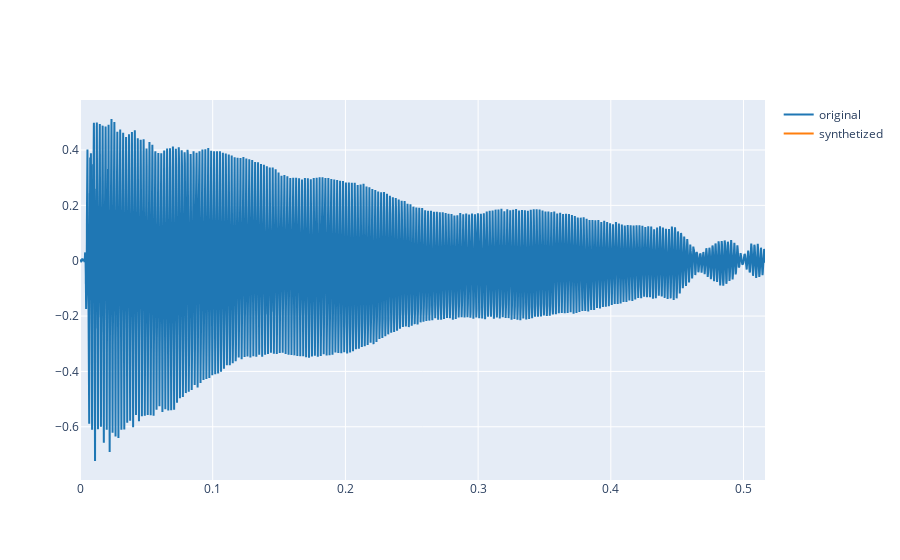

Here is the notebook cell this chart was saved with:
### Markdown cell above
2.6 Call the function `synthetize_with_bpf` to get the synthesized signal and **listen to it**.

Note that now you can increase the number of harmonics $K$ as you want because we are not manually measuring the weights of each harmonic.

### Code cell
from IPython.display import Audio
ref,fs = load_audio("sis1_group4ukelele.wav")
f0 = 457.12
phi = 3*np.pi/2
y_bpf = synthetize_with_bpf(ref, f0, phi, 15, fs)
plot_signals([ref, y_bpf], fs, t_start=0, t_end=1, name=['original', 'synthetized'])
ipd.Audio(y_bpf, rate=fs)

### Figure 1 — Plotly figure (JSON) as saved in the notebook; plotly's stock layout.template omitted (floating-point values rounded to 4 significant figures; data arrays with more than 128 entries replaced by an {"elided": "..."} marker saying what was removed)
{"data": [{"line": {"color": "#1f77b4", "shape": "linear"}, "mode": "lines", "name": "original", "type": "scatter", "x": {"elided": "24777 float values"}, "y": {"elided": "24777 float values"}}, {"line": {"color": "#ff7f0e", "shape": "linear"}, "mode": "lines", "name": "synthetized", "type": "scatter", "x": {"elided": "24777 float values"}, "y": {"elided": "24777 float values"}}], "layout": {}}
